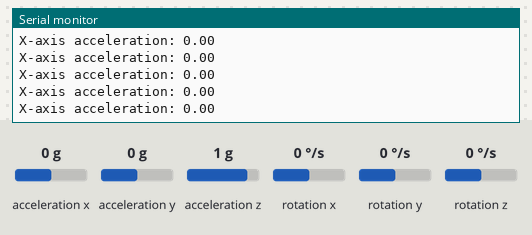
The sketch below on a simulated Arduino Uno, built with avr-gcc and run on an emulated ATmega328P. Parts: the last lines printed to the serial monitor. The test bench sets the inputs (shaded band); at power-on: acceleration x 0 g, acceleration y 0 g, acceleration z 1 g, rotation x 0 °/s, rotation y 0 °/s, rotation z 0 °/s.

Above: at 1.2 s.
1.3 s: acceleration x set to -1.4 g
At 1.5 s:
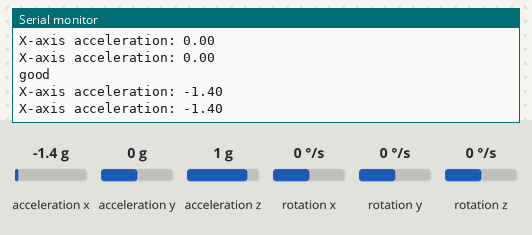
2.8 s: acceleration x set to -0.8 g
At 2.88 s:
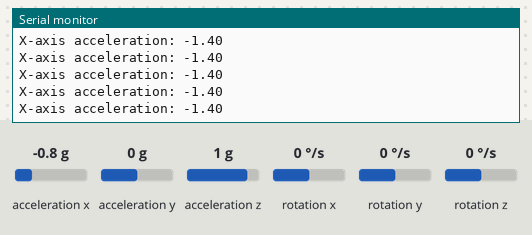
Timing chart, 0 to 5.8 s (numbered marks = the images above; inputs shaded):
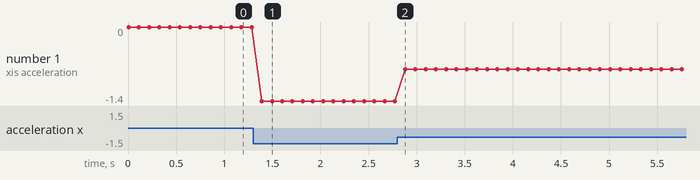

Measured:
- after the input at 1.3 s, the serial monitor: prints a new line after 0.09 s (image 1)
- plotted number 1: 0 → -1.4 after the input at 1.3 s, -1.4 → -0.8 after the input at 2.8 s

The sketch:

MPU9250_move_detection.ino
```cpp
#include <Wire.h>
#include <MPU9250.h>

MPU9250 mpu;

float lastX = 0;
float threshold = 0.8; // 변화량 임계값 (원하는 값으로 조정)

void setup() {
  Serial.begin(115200);
  Wire.begin();

  if (!mpu.setup(0x68)) {  // change to your own address
    while (1) {
      Serial.println("MPU connection failed. Please check your connection with `connection_check` example.");
      delay(5000);
    }
  }
}

void loop() {
  if (mpu.update()) {
    float currentX = mpu.getAccX();

    float deltaX = abs(currentX - lastX);

    if (deltaX > threshold) {
      Serial.println("good");
    }

    Serial.print("X-axis acceleration: ");
    Serial.println(currentX);

    lastX = currentX;
  }
  delay(100); // 데이터 갱신 주기 (원하는 값으로 조정)
}
```
